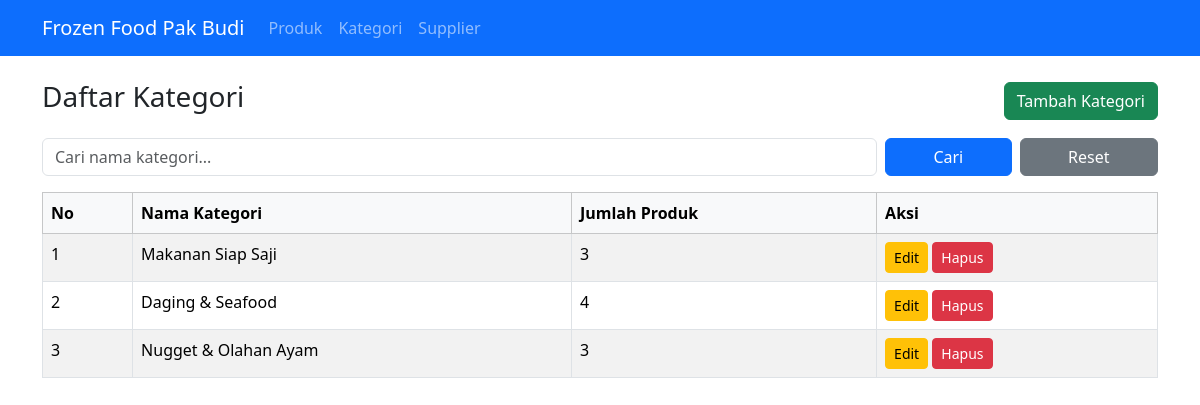
The page /kategori.php on the database its author committed.
### tables this page shows
CREATE TABLE categories (
    id INT AUTO_INCREMENT PRIMARY KEY,
    category_name VARCHAR(100) NOT NULL
);

### kategori.php (the view, shortened to what this page needs)
<?php
require_once 'config.php';
require_once 'header.php';
$search = isset($_GET['search']) && is_scalar($_GET['search']) ? trim((string)$_GET['search']) : '';
$sql = "SELECT c.*, COUNT(p.id) AS product_count
        FROM categories c
        LEFT JOIN products p ON p.category_id = c.id";
$params = [];
$sql .= " GROUP BY c.id ORDER BY c.id DESC";
$stmt = $pdo->prepare($sql);
$stmt->execute($params);
$list = $stmt->fetchAll();
?>
<div class="d-flex justify-content-between align-items-center mb-3">
    <h3>Daftar Kategori</h3>
    <a href="kategori_form.php" class="btn btn-success">Tambah Kategori</a>
</div>
<form method="get" class="row g-2 mb-3">
    <div class="col-md-9">
        <input type="search" id="search" name="search" class="form-control" placeholder="Cari nama kategori..." value="<?php echo e($search); ?>">
    </div>
    <div class="col-md-3 d-flex gap-2">
        <button type="submit" class="btn btn-primary flex-fill">Cari</button>
        <a href="kategori.php" class="btn btn-secondary flex-fill">Reset</a>
    </div>
</form>
<div class="table-responsive">
<table class="table table-bordered table-striped">
    <thead class="table-light">
        <tr><th>No</th><th>Nama Kategori</th><th>Jumlah Produk</th><th>Aksi</th></tr>
    </thead>
    <tbody>
    <?php if (count($list) === 0): ?>
        <tr><td colspan="4" class="text-center"><?php echo $search !== '' ? 'Tidak ada kategori yang cocok dengan pencarian ini.' : 'Belum ada data kategori.'; ?></td></tr>
    <?php else: $no=1; foreach ($list as $row): ?>
        <tr>
            <td><?php echo $no++; ?></td>
            <td><?php echo e($row['category_name']); ?></td>
            <td><?php echo e($row['product_count']); ?></td>
            <td>
                <a href="kategori_form.php?id=<?php echo e($row['id']); ?>" class="btn btn-sm btn-warning">Edit</a>
                <a href="kategori_hapus.php?id=<?php echo e($row['id']); ?>" class="btn btn-sm btn-danger" onclick="return confirm('Yakin ingin menghapus kategori ini?');">Hapus</a>
            </td>
        </tr>
    <?php endforeach; endif; ?>
    </tbody>
</table>
</div>
<?php require_once 'footer.php'; ?>

### rows shown on the page
categories: category_name "Makanan Siap Saji", product_count "3"
categories: category_name "Daging & Seafood", product_count "4"
categories: category_name "Nugget & Olahan Ayam", product_count "3"
